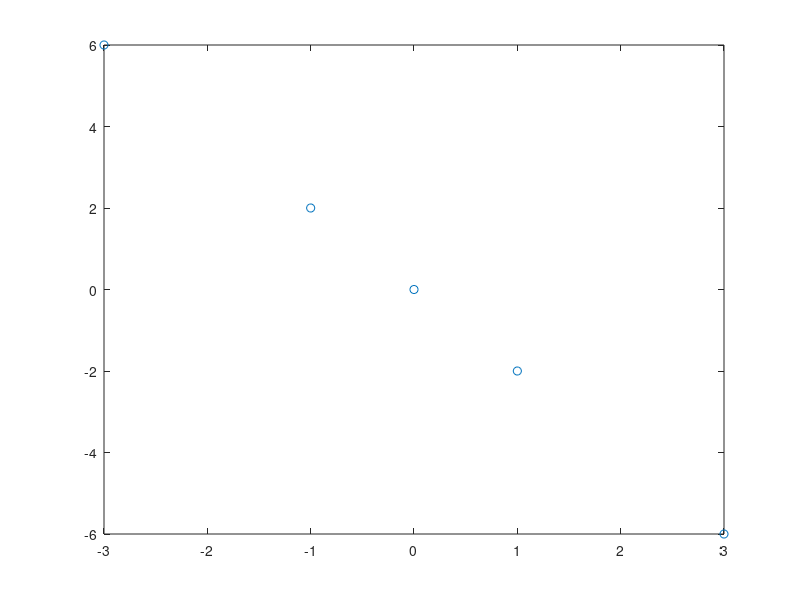

The MATLAB script that drew this image: (Note: this script raises an error after producing the figure.)
clear all
clc
close all

x=[0, -1, -3, 1,3];
y=[0,2,6,-2,-6];

plot(x,y,'o')
saveas(gcf, strcat('Results/PCA/plotintial.png'));
USPS_data = importdata('Data/USPS.mat');
USPS_mat = USPS_data.A;
p_comb = [10, 50, 100, 200];    % number of principal components considered
num_p = size(p_comb,2);
entry = 1;

% code for simulating PCA reconstruction

img_idx = randi(size(USPS_mat,1));
img_orig = reshape(USPS_mat(img_idx,:), 16, 16);

figure;
hold on;
subplot(1,num_p+1,1); imshow(img_orig'); title('Original Image'); 
for i=1:num_p
    recov_data = pca_svd(USPS_mat, p_comb(1,i));
    img_recov = reshape(recov_data(img_idx,:), 16, 16);
    subplot(1,num_p+1,i+1); imshow(img_recov'); title(strcat('p=', int2str(p_comb(1,i)))); 
end
hold off;
saveas(gcf, strcat('Results/PCA/plot_',int2str(img_idx),'.png'));

close;




function [recov_data] = pca_svd(raw_data, p)
% Function to perform PCA using SVD
%   INPUTS:
%       raw_data = the data used for PCA
%       p = number of principal components to consider
%   
%   OUTPUT:
%       recov_data = data recovered from using p principal componenents

    data = raw_data;
    data = data - mean(data);
    [~,~,PC] = svd(data);
    data = data * PC(:,1:p);
    
    recov_data = data * PC(:, 1:p)';    % reconstructed image
    reconst_error = norm(raw_data - recov_data, 'fro');
    fprintf('The reconstruction error for p=%d is: %f\n', p ,reconst_error);
end
